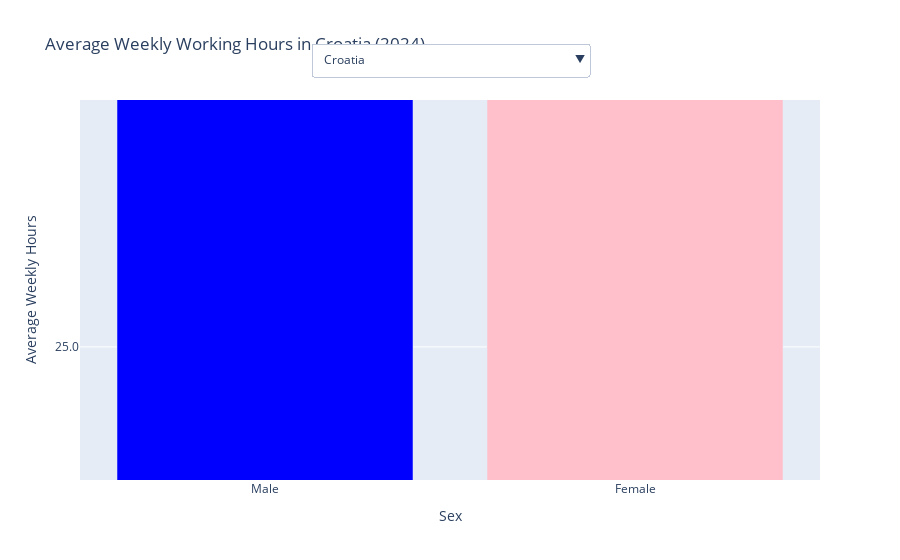

This figure's notebook cell:
### Code cell
import pandas as pd
import plotly.graph_objects as go

# Load and filter
df = pd.read_csv("workhour_total.csv")
df_2024 = df[
    (df['TIME_PERIOD'] == 2024) &
    (df['sex'].isin(['Males', 'Females'])) &
    (df['OBS_VALUE'].notna())
].copy()

df_2024['sex'] = df_2024['sex'].replace({'Males': 'Male', 'Females': 'Female'})
df_2024 = df_2024[['geo', 'sex', 'OBS_VALUE']]
df_2024.columns = ['country', 'sex', 'average_hours']

# Reshape and keep countries with both sexes
pivot = df_2024.pivot(index='country', columns='sex', values='average_hours').dropna().reset_index()
df_clean = pivot.melt(id_vars='country', value_vars=['Male', 'Female'],
                      var_name='sex', value_name='average_hours')

# Get list of EU countries, place EU27_2020 last
eu_countries = df_clean[df_clean['country'] != 'EU27_2020']['country'].unique().tolist()
eu_countries.sort()
eu_countries.append('EU27_2020')

# Plot
fig = go.Figure()
for i, country in enumerate(eu_countries):
    data = df_clean[df_clean['country'] == country]
    
    colors = {'Male': 'blue', 'Female': 'pink'}
    fig.add_trace(go.Bar(
    x=data['sex'],
    y=data['average_hours'],
    name=country,
    marker_color=[colors[sex] for sex in data['sex']],
    visible=(i == 0)
))


buttons = [
    dict(label=country,
         method='update',
         args=[
             {'visible': [j == i for j in range(len(eu_countries))]},
             {'title': f'Average Weekly Working Hours in {country} (2024)'}
         ])
    for i, country in enumerate(eu_countries)
]

fig.update_layout(
    updatemenus=[{
        'buttons': buttons,
        'direction': 'down',
        'x': 0.5,
        'xanchor': 'center',
        'y': 1.15,
        'yanchor': 'top'
    }],
    title=f'Average Weekly Working Hours in {eu_countries[0]} (2024)',
    xaxis_title='Sex',
    yaxis_title='Average Weekly Hours',
    yaxis=dict(tickformat=".1f", dtick=5)
)

fig.show()

### Figure 1 — Plotly figure (JSON) as saved in the notebook; plotly's stock layout.template omitted (floating-point values rounded to 4 significant figures)
{"data": [{"marker": {"color": ["blue", "pink"]}, "name": "Austria", "type": "bar", "visible": false, "x": ["Male", "Female"], "y": [39.1, 31.2]}, {"marker": {"color": ["blue", "pink"]}, "name": "Belgium", "type": "bar", "visible": false, "x": ["Male", "Female"], "y": [38.7, 33.1]}, {"marker": {"color": ["blue", "pink"]}, "name": "Bosnia and Herzegovina", "type": "bar", "visible": false, "x": ["Male", "Female"], "y": [41.9, 41.3]}, {"marker": {"color": ["blue", "pink"]}, "name": "Bulgaria", "type": "bar", "visible": false, "x": ["Male", "Female"], "y": [40, 39.8]}, {"marker": {"color": ["blue", "pink"]}, "name": "Croatia", "type": "bar", "visible": true, "x": ["Male", "Female"], "y": [39.9, 39]}, {"marker": {"color": ["blue", "pink"]}, "name": "Cyprus", "type": "bar", "visible": false, "x": ["Male", "Female"], "y": [41, 38.1]}, {"marker": {"color": ["blue", "pink"]}, "name": "Czechia", "type": "bar", "visible": false, "x": ["Male", "Female"], "y": [40.3, 37.5]}, {"marker": {"color": ["blue", "pink"]}, "name": "Denmark", "type": "bar", "visible": false, "x": ["Male", "Female"], "y": [35.1, 30.9]}, {"marker": {"color": ["blue", "pink"]}, "name": "Estonia", "type": "bar", "visible": false, "x": ["Male", "Female"], "y": [38.5, 36.2]}, {"marker": {"color": ["blue", "pink"]}, "name": "Euro area – 20 countries (from 2023)", "type": "bar", "visible": false, "x": ["Male", "Female"], "y": [38.8, 33.1]}, {"marker": {"color": ["blue", "pink"]}, "name": "European Union - 27 countries (from 2020)", "type": "bar", "visible": false, "x": ["Male", "Female"], "y": [39, 34.1]}, {"marker": {"color": ["blue", "pink"]}, "name": "Finland", "type": "bar", "visible": false, "x": ["Male", "Female"], "y": [36.8, 33.7]}, {"marker": {"color": ["blue", "pink"]}, "name": "France", "type": "bar", "visible": false, "x": ["Male", "Female"], "y": [39.1, 34.6]}, {"marker": {"color": ["blue", "pink"]}, "name": "Germany", "type": "bar", "visible": false, "x": ["Male", "Female"], "y": [37.6, 30.3]}, {"marker": {"color": ["blue", "pink"]}, "name": "Greece", "type": "bar", "visible": false, "x": ["Male", "Female"], "y": [43, 38.5]}, {"marker": {"color": ["blue", "pink"]}, "name": "Hungary", "type": "bar", "visible": false, "x": ["Male", "Female"], "y": [39.8, 38.7]}, {"marker": {"color": ["blue", "pink"]}, "name": "Iceland", "type": "bar", "visible": false, "x": ["Male", "Female"], "y": [40.8, 34.3]}, {"marker": {"color": ["blue", "pink"]}, "name": "Ireland", "type": "bar", "visible": false, "x": ["Male", "Female"], "y": [38.4, 32.2]}, {"marker": {"color": ["blue", "pink"]}, "name": "Italy", "type": "bar", "visible": false, "x": ["Male", "Female"], "y": [39.8, 33.6]}, {"marker": {"color": ["blue", "pink"]}, "name": "Latvia", "type": "bar", "visible": false, "x": ["Male", "Female"], "y": [39.1, 37.9]}, {"marker": {"color": ["blue", "pink"]}, "name": "Lithuania", "type": "bar", "visible": false, "x": ["Male", "Female"], "y": [39.4, 38.4]}, {"marker": {"color": ["blue", "pink"]}, "name": "Luxembourg", "type": "bar", "visible": false, "x": ["Male", "Female"], "y": [39.9, 35.1]}, {"marker": {"color": ["blue", "pink"]}, "name": "Malta", "type": "bar", "visible": false, "x": ["Male", "Female"], "y": [40.2, 37]}, {"marker": {"color": ["blue", "pink"]}, "name": "Netherlands", "type": "bar", "visible": false, "x": ["Male", "Female"], "y": [34.9, 27]}, {"marker": {"color": ["blue", "pink"]}, "name": "Norway", "type": "bar", "visible": false, "x": ["Male", "Female"], "y": [36.3, 32]}, {"marker": {"color": ["blue", "pink"]}, "name": "Poland", "type": "bar", "visible": false, "x": ["Male", "Female"], "y": [41, 38.7]}, {"marker": {"color": ["blue", "pink"]}, "name": "Portugal", "type": "bar", "visible": false, "x": ["Male", "Female"], "y": [41, 38]}, {"marker": {"color": ["blue", "pink"]}, "name": "Romania", "type": "bar", "visible": false, "x": ["Male", "Female"], "y": [40.2, 39.7]}, {"marker": {"color": ["blue", "pink"]}, "name": "Serbia", "type": "bar", "visible": false, "x": ["Male", "Female"], "y": [43, 41.3]}, {"marker": {"color": ["blue", "pink"]}, "name": "Slovakia", "type": "bar", "visible": false, "x": ["Male", "Female"], "y": [40.3, 38.3]}, {"marker": {"color": ["blue", "pink"]}, "name": "Slovenia", "type": "bar", "visible": false, "x": ["Male", "Female"], "y": [40, 38.2]}, {"marker": {"color": ["blue", "pink"]}, "name": "Spain", "type": "bar", "visible": false, "x": ["Male", "Female"], "y": [39.6, 35.1]}, {"marker": {"color": ["blue", "pink"]}, "name": "Sweden", "type": "bar", "visible": false, "x": ["Male", "Female"], "y": [38.8, 36.3]}, {"marker": {"color": ["blue", "pink"]}, "name": "Switzerland", "type": "bar", "visible": false, "x": ["Male", "Female"], "y": [39.4, 30.5]}, {"marker": {"color": ["blue", "pink"]}, "name": "Türkiye", "type": "bar", "visible": false, "x": ["Male", "Female"], "y": [45.6, 40.6]}, {"marker": {"color": []}, "name": "EU27_2020", "type": "bar", "visible": false, "x": [], "y": []}], "layout": {"autosize": true, "title": {"text": "Average Weekly Working Hours in Croatia (2024)"}, "updatemenus": [{"active": 4, "buttons": [{"args": [{"visible": [true, false, false, false, false, false, false, false, false, false, false, false, false, false, false, false, false, false, false, false, false, false, false, false, false, false, false, false, false, false, false, false, false, false, false, false]}, {"title": "Average Weekly Working Hours in Austria (2024)"}], "label": "Austria", "method": "update"}, {"args": [{"visible": [false, true, false, false, false, false, false, false, false, false, false, false, false, false, false, false, false, false, false, false, false, false, false, false, false, false, false, false, false, false, false, false, false, false, false, false]}, {"title": "Average Weekly Working Hours in Belgium (2024)"}], "label": "Belgium", "method": "update"}, {"args": [{"visible": [false, false, true, false, false, false, false, false, false, false, false, false, false, false, false, false, false, false, false, false, false, false, false, false, false, false, false, false, false, false, false, false, false, false, false, false]}, {"title": "Average Weekly Working Hours in Bosnia and Herzegovina (2024)"}], "label": "Bosnia and Herzegovina", "method": "update"}, {"args": [{"visible": [false, false, false, true, false, false, false, false, false, false, false, false, false, false, false, false, false, false, false, false, false, false, false, false, false, false, false, false, false, false, false, false, false, false, false, false]}, {"title": "Average Weekly Working Hours in Bulgaria (2024)"}], "label": "Bulgaria", "method": "update"}, {"args": [{"visible": [false, false, false, false, true, false, false, false, false, false, false, false, false, false, false, false, false, false, false, false, false, false, false, false, false, false, false, false, false, false, false, false, false, false, false, false]}, {"title": "Average Weekly Working Hours in Croatia (2024)"}], "label": "Croatia", "method": "update"}, {"args": [{"visible": [false, false, false, false, false, true, false, false, false, false, false, false, false, false, false, false, false, false, false, false, false, false, false, false, false, false, false, false, false, false, false, false, false, false, false, false]}, {"title": "Average Weekly Working Hours in Cyprus (2024)"}], "label": "Cyprus", "method": "update"}, {"args": [{"visible": [false, false, false, false, false, false, true, false, false, false, false, false, false, false, false, false, false, false, false, false, false, false, false, false, false, false, false, false, false, false, false, false, false, false, false, false]}, {"title": "Average Weekly Working Hours in Czechia (2024)"}], "label": "Czechia", "method": "update"}, {"args": [{"visible": [false, false, false, false, false, false, false, true, false, false, false, false, false, false, false, false, false, false, false, false, false, false, false, false, false, false, false, false, false, false, false, false, false, false, false, false]}, {"title": "Average Weekly Working Hours in Denmark (2024)"}], "label": "Denmark", "method": "update"}, {"args": [{"visible": [false, false, false, false, false, false, false, false, true, false, false, false, false, false, false, false, false, false, false, false, false, false, false, false, false, false, false, false, false, false, false, false, false, false, false, false]}, {"title": "Average Weekly Working Hours in Estonia (2024)"}], "label": "Estonia", "method": "update"}, {"args": [{"visible": [false, false, false, false, false, false, false, false, false, true, false, false, false, false, false, false, false, false, false, false, false, false, false, false, false, false, false, false, false, false, false, false, false, false, false, false]}, {"title": "Average Weekly Working Hours in Euro area – 20 countries (from 2023) (2024)"}], "label": "Euro area – 20 countries (from 2023)", "method": "update"}, {"args": [{"visible": [false, false, false, false, false, false, false, false, false, false, true, false, false, false, false, false, false, false, false, false, false, false, false, false, false, false, false, false, false, false, false, false, false, false, false, false]}, {"title": "Average Weekly Working Hours in European Union - 27 countries (from 2020) (2024)"}], "label": "European Union - 27 countries (from 2020)", "method": "update"}, {"args": [{"visible": [false, false, false, false, false, false, false, false, false, false, false, true, false, false, false, false, false, false, false, false, false, false, false, false, false, false, false, false, false, false, false, false, false, false, false, false]}, {"title": "Average Weekly Working Hours in Finland (2024)"}], "label": "Finland", "method": "update"}, {"args": [{"visible": [false, false, false, false, false, false, false, false, false, false, false, false, true, false, false, false, false, false, false, false, false, false, false, false, false, false, false, false, false, false, false, false, false, false, false, false]}, {"title": "Average Weekly Working Hours in France (2024)"}], "label": "France", "method": "update"}, {"args": [{"visible": [false, false, false, false, false, false, false, false, false, false, false, false, false, true, false, false, false, false, false, false, false, false, false, false, false, false, false, false, false, false, false, false, false, false, false, false]}, {"title": "Average Weekly Working Hours in Germany (2024)"}], "label": "Germany", "method": "update"}, {"args": [{"visible": [false, false, false, false, false, false, false, false, false, false, false, false, false, false, true, false, false, false, false, false, false, false, false, false, false, false, false, false, false, false, false, false, false, false, false, false]}, {"title": "Average Weekly Working Hours in Greece (2024)"}], "label": "Greece", "method": "update"}, {"args": [{"visible": [false, false, false, false, false, false, false, false, false, false, false, false, false, false, false, true, false, false, false, false, false, false, false, false, false, false, false, false, false, false, false, false, false, false, false, false]}, {"title": "Average Weekly Working Hours in Hungary (2024)"}], "label": "Hungary", "method": "update"}, {"args": [{"visible": [false, false, false, false, false, false, false, false, false, false, false, false, false, false, false, false, true, false, false, false, false, false, false, false, false, false, false, false, false, false, false, false, false, false, false, false]}, {"title": "Average Weekly Working Hours in Iceland (2024)"}], "label": "Iceland", "method": "update"}, {"args": [{"visible": [false, false, false, false, false, false, false, false, false, false, false, false, false, false, false, false, false, true, false, false, false, false, false, false, false, false, false, false, false, false, false, false, false, false, false, false]}, {"title": "Average Weekly Working Hours in Ireland (2024)"}], "label": "Ireland", "method": "update"}, {"args": [{"visible": [false, false, false, false, false, false, false, false, false, false, false, false, false, false, false, false, false, false, true, false, false, false, false, false, false, false, false, false, false, false, false, false, false, false, false, false]}, {"title": "Average Weekly Working Hours in Italy (2024)"}], "label": "Italy", "method": "update"}, {"args": [{"visible": [false, false, false, false, false, false, false, false, false, false, false, false, false, false, false, false, false, false, false, true, false, false, false, false, false, false, false, false, false, false, false, false, false, false, false, false]}, {"title": "Average Weekly Working Hours in Latvia (2024)"}], "label": "Latvia", "method": "update"}, {"args": [{"visible": [false, false, false, false, false, false, false, false, false, false, false, false, false, false, false, false, false, false, false, false, true, false, false, false, false, false, false, false, false, false, false, false, false, false, false, false]}, {"title": "Average Weekly Working Hours in Lithuania (2024)"}], "label": "Lithuania", "method": "update"}, {"args": [{"visible": [false, false, false, false, false, false, false, false, false, false, false, false, false, false, false, false, false, false, false, false, false, true, false, false, false, false, false, false, false, false, false, false, false, false, false, false]}, {"title": "Average Weekly Working Hours in Luxembourg (2024)"}], "label": "Luxembourg", "method": "update"}, {"args": [{"visible": [false, false, false, false, false, false, false, false, false, false, false, false, false, false, false, false, false, false, false, false, false, false, true, false, false, false, false, false, false, false, false, false, false, false, false, false]}, {"title": "Average Weekly Working Hours in Malta (2024)"}], "label": "Malta", "method": "update"}, {"args": [{"visible": [false, false, false, false, false, false, false, false, false, false, false, false, false, false, false, false, false, false, false, false, false, false, false, true, false, false, false, false, false, false, false, false, false, false, false, false]}, {"title": "Average Weekly Working Hours in Netherlands (2024)"}], "label": "Netherlands", "method": "update"}, {"args": [{"visible": [false, false, false, false, false, false, false, false, false, false, false, false, false, false, false, false, false, false, false, false, false, false, false, false, true, false, false, false, false, false, false, false, false, false, false, false]}, {"title": "Average Weekly Working Hours in Norway (2024)"}], "label": "Norway", "method": "update"}, {"args": [{"visible": [false, false, false, false, false, false, false, false, false, false, false, false, false, false, false, false, false, false, false, false, false, false, false, false, false, true, false, false, false, false, false, false, false, false, false, false]}, {"title": "Average Weekly Working Hours in Poland (2024)"}], "label": "Poland", "method": "update"}, {"args": [{"visible": [false, false, false, false, false, false, false, false, false, false, false, false, false, false, false, false, false, false, false, false, false, false, false, false, false, false, true, false, false, false, false, false, false, false, false, false]}, {"title": "Average Weekly Working Hours in Portugal (2024)"}], "label": "Portugal", "method": "update"}, {"args": [{"visible": [false, false, false, false, false, false, false, false, false, false, false, false, false, false, false, false, false, false, false, false, false, false, false, false, false, false, false, true, false, false, false, false, false, false, false, false]}, {"title": "Average Weekly Working Hours in Romania (2024)"}], "label": "Romania", "method": "update"}, {"args": [{"visible": [false, false, false, false, false, false, false, false, false, false, false, false, false, false, false, false, false, false, false, false, false, false, false, false, false, false, false, false, true, false, false, false, false, false, false, false]}, {"title": "Average Weekly Working Hours in Serbia (2024)"}], "label": "Serbia", "method": "update"}, {"args": [{"visible": [false, false, false, false, false, false, false, false, false, false, false, false, false, false, false, false, false, false, false, false, false, false, false, false, false, false, false, false, false, true, false, false, false, false, false, false]}, {"title": "Average Weekly Working Hours in Slovakia (2024)"}], "label": "Slovakia", "method": "update"}, {"args": [{"visible": [false, false, false, false, false, false, false, false, false, false, false, false, false, false, false, false, false, false, false, false, false, false, false, false, false, false, false, false, false, false, true, false, false, false, false, false]}, {"title": "Average Weekly Working Hours in Slovenia (2024)"}], "label": "Slovenia", "method": "update"}, {"args": [{"visible": [false, false, false, false, false, false, false, false, false, false, false, false, false, false, false, false, false, false, false, false, false, false, false, false, false, false, false, false, false, false, false, true, false, false, false, false]}, {"title": "Average Weekly Working Hours in Spain (2024)"}], "label": "Spain", "method": "update"}, {"args": [{"visible": [false, false, false, false, false, false, false, false, false, false, false, false, false, false, false, false, false, false, false, false, false, false, false, false, false, false, false, false, false, false, false, false, true, false, false, false]}, {"title": "Average Weekly Working Hours in Sweden (2024)"}], "label": "Sweden", "method": "update"}, {"args": [{"visible": [false, false, false, false, false, false, false, false, false, false, false, false, false, false, false, false, false, false, false, false, false, false, false, false, false, false, false, false, false, false, false, false, false, true, false, false]}, {"title": "Average Weekly Working Hours in Switzerland (2024)"}], "label": "Switzerland", "method": "update"}, {"args": [{"visible": [false, false, false, false, false, false, false, false, false, false, false, false, false, false, false, false, false, false, false, false, false, false, false, false, false, false, false, false, false, false, false, false, false, false, true, false]}, {"title": "Average Weekly Working Hours in Türkiye (2024)"}], "label": "Türkiye", "method": "update"}, {"args": [{"visible": [false, false, false, false, false, false, false, false, false, false, false, false, false, false, false, false, false, false, false, false, false, false, false, false, false, false, false, false, false, false, false, false, false, false, false, true]}, {"title": "Average Weekly Working Hours in EU27_2020 (2024)"}], "label": "EU27_2020", "method": "update"}], "direction": "down", "x": 0.5, "xanchor": "center", "y": 1.15, "yanchor": "top"}], "xaxis": {"autorange": true, "range": [-0.5, 1.5], "title": {"text": "Sex"}, "type": "category"}, "yaxis": {"autorange": false, "dtick": 5, "range": [23.12, 28.49], "tickformat": ".1f", "title": {"text": "Average Weekly Hours"}, "type": "linear"}}}
